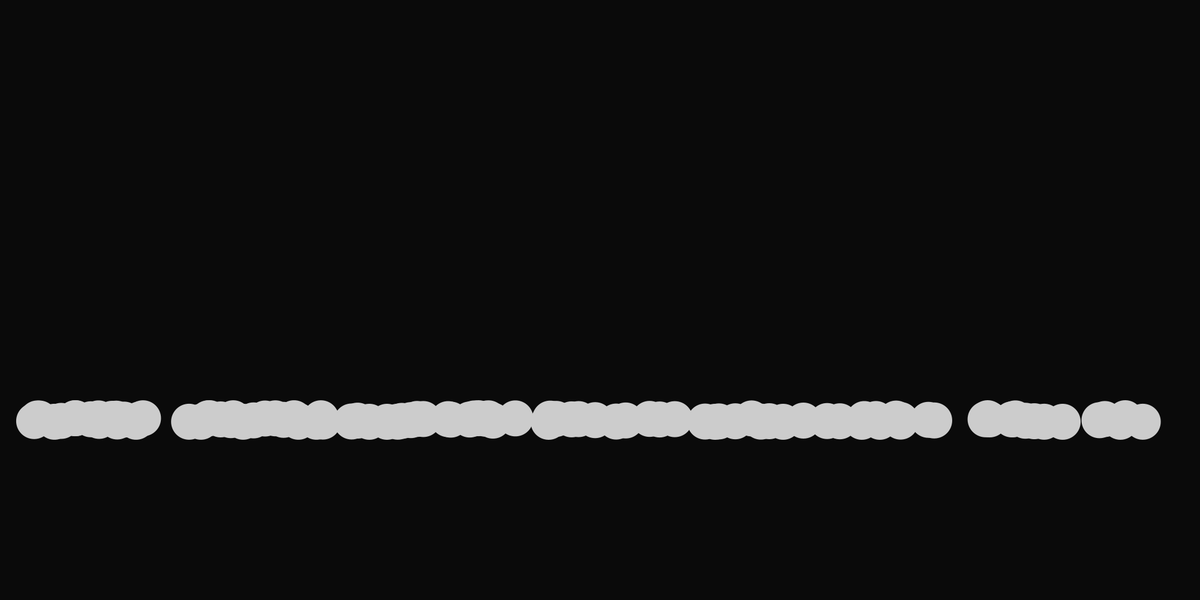
Frame 1 (no input)
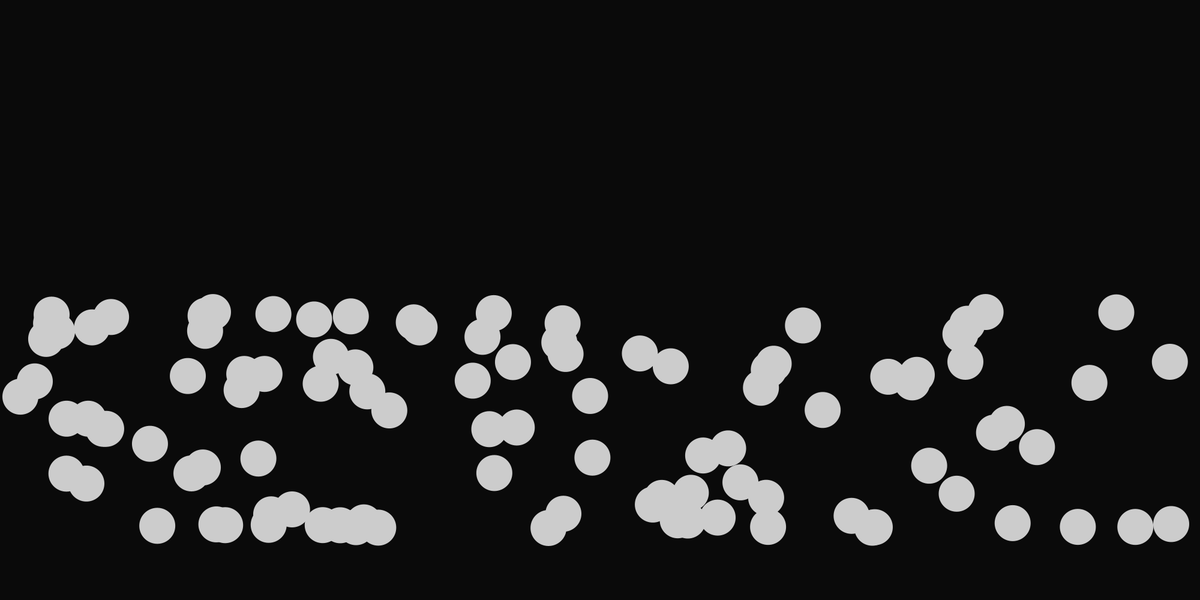
Frame 60 (the mouse pressed at the canvas centre just before this capture)
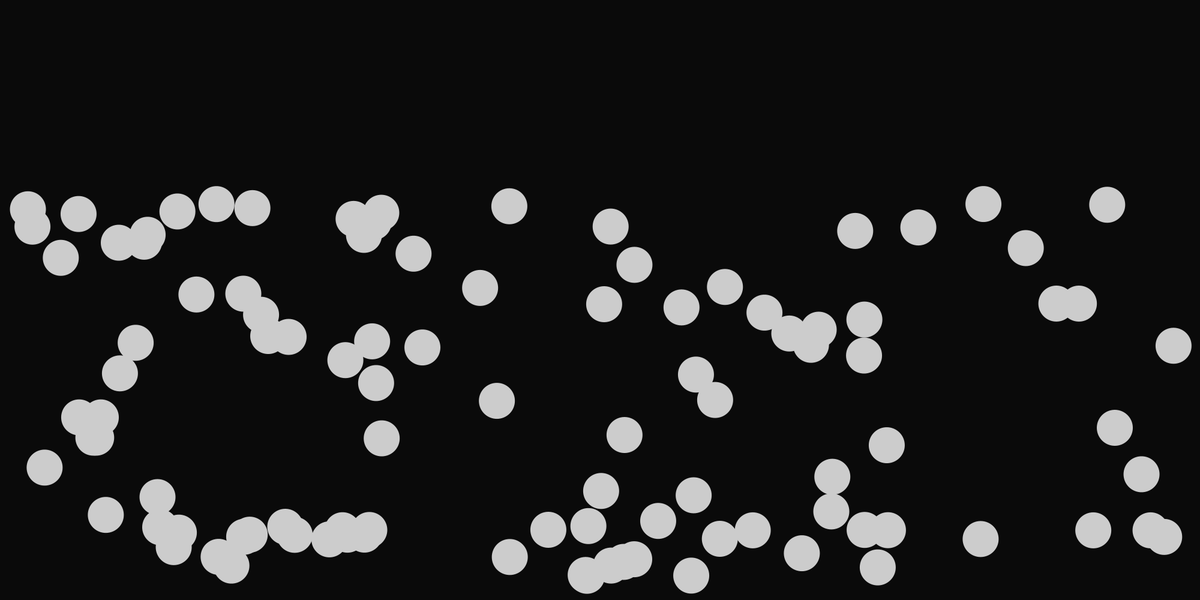
Frame 120 (the mouse held since frame 60 and released just before this capture)

The Processing sketch that drew these frames (run headless with seeded random() and noise(); from frame 60 on, the mouse is pressed at the canvas centre):

// Processing sketch: Lab4_4
// ── Lab4_4.pde
int MAX_BALLS = 100;
Ball[] balls = new Ball[MAX_BALLS];

void setup()
{
  size(2000, 1000);


  for (int i = 0; i < MAX_BALLS; i++)
  {
    balls[i] = new Ball(random(30, 1970), 700f, 30f);
  }
}


void draw()
{
  background(10);
  for (Ball b : balls)
  {
    b.update();
    b.boundary();
    b.display();
  }

  for (int i = 0; i < MAX_BALLS; i++)
  {
    if (i + 1 < MAX_BALLS)
    {
      balls[i].ballCollision(balls[i + 1]);
    }
  }
}

// ── Ball.pde
class Ball
{
  PVector position;
  PVector velocity;

  float radius;
  float mass;

  Ball(float x, float y, float r)
  {
    position = new PVector(x, y);
    velocity = PVector.random2D();
    velocity.mult(3);
    radius = r;
    mass = radius*.1;
  }

  void update()
  {
    position.add(velocity);
  }

  void boundary()
  {
    if (position.x > width - radius)
    {
      position.x = width - radius;
      velocity.x *= -1;
    } else if (position.x < radius)
    {
      position.x = radius;
      velocity.x *= -1;
    } else if (position.y > height-radius)
    {
      position.y = height-radius;
      velocity.y *= -1;
    } else if (position.y < radius)
    {
      position.y = radius;
      velocity.y *= -1;
    }
  }



  void ballCollision(Ball other)
  {
    PVector distVec = PVector.sub(other.position, position);

    float distMag = distVec.mag();

    float minDist = radius + other.radius;


    if (distMag < minDist)
    {
      PVector temp = new PVector(velocity.x, velocity.y);
      velocity.x = (velocity.x * (mass - other.mass) + (2 * other.mass * other.velocity.x)) / (mass + other.mass);
      velocity.y = (velocity.y * (mass - other.mass) + (2 * other.mass * other.velocity.y)) / (mass + other.mass);
      other.velocity.x = (other.velocity.x * (other.mass - mass) + (2 * mass * temp.x)) / (mass + other.mass);
      other.velocity.y = (other.velocity.y * (other.mass - mass) + (2 * mass * temp.y)) / (mass + other.mass);
    }
  }




  void display()
  {
    noStroke();
    fill(204);
    ellipse(position.x, position.y, radius*2, radius*2);
  }
}
